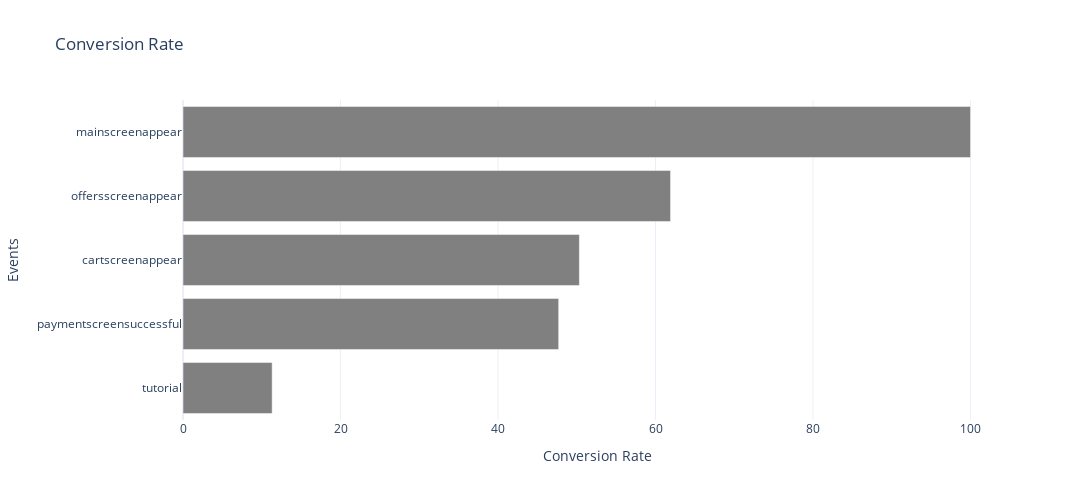

The notebook cell this image was saved under:
### Code cell
plot_horizontal_bar_plotpx(df_fs_events, x='totalconversionrate', y='eventname', title='Conversion Rate', xlabel='Conversion Rate', ylabel='Events', sort=True)

### Figure 1 — Plotly figure (JSON) as saved in the notebook; plotly's stock layout.template omitted (floating-point values rounded to 4 significant figures)
{"data": [{"hovertemplate": "totalconversionrate=%{x}<br>eventname=%{y}<extra></extra>", "legendgroup": "", "marker": {"color": "grey", "pattern": {"shape": ""}}, "name": "", "orientation": "h", "showlegend": false, "textposition": "auto", "type": "bar", "x": [11.32, 47.7, 50.33, 61.91, 100.0], "xaxis": "x", "y": ["tutorial", "paymentscreensuccessful", "cartscreenappear", "offersscreenappear", "mainscreenappear"], "yaxis": "y"}], "layout": {"barmode": "relative", "height": 500, "legend": {"tracegroupgap": 0}, "title": {"text": "Conversion Rate"}, "width": 1200, "xaxis": {"anchor": "y", "domain": [0, 1], "title": {"text": "Conversion Rate"}}, "yaxis": {"anchor": "x", "domain": [0, 1], "title": {"text": "Events"}}}}
